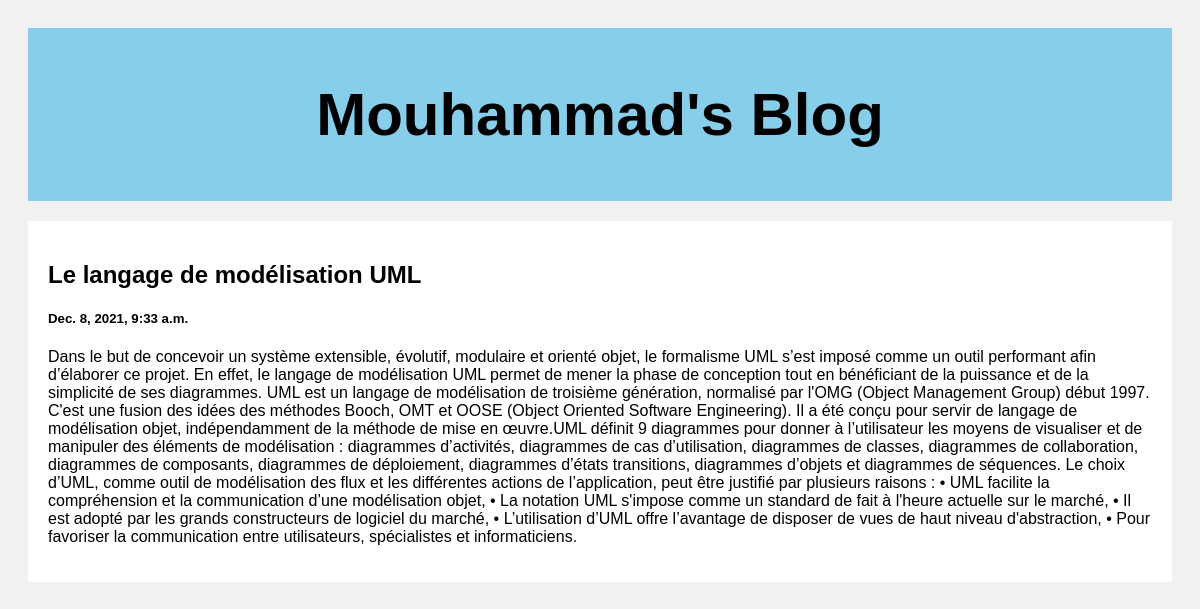
Screenshot of /post/2 with the database file from the repository.
### posts/models.py (models this page shows)
class Posts(models.Model):
    title = models.CharField(max_length=100)
    body = models.CharField(max_length=1000000)
    created_at = models.DateTimeField(default=datetime.now,blank=True)

### posts/views.py (the view)
# urls.py: path('post/<str:pk>', views.post,name='post' ),
def post(request, pk):
    post = Posts.objects.get(id=pk)
    return render(request , 'post.html',{'post':post})

### template/post.html (shortened to what this page needs)
<!DOCTYPE html>
<html>
<head>
</head>
<body>
<div class="header">
  <h2>Mouhammad's Blog</h2>
</div>
<div class="row">
  <div class="leftcolumn">
    <div class="card">
        <h2>{{post.title}}</h2>
        <h5>{{post.created_at}}</h5>
        <p>{{post.body}}</p>
    </div>
  </div>
</div>
</body>
</html>

### template/post.html (style rules this page uses)
* { box-sizing: border-box; }
body { font-family: Arial; padding: 20px; background: #f1f1f1; }
.header { padding: 2px; font-size: 40px; text-align: center; background: skyblue; }
.leftcolumn { float: left; width: 100%; }
.card { background-color: white; padding: 20px; margin-top: 20px; }
.row:after { content: ""; display: table; clear: both; }

### rows the page displays
Posts: title "Le langage de modélisation UML", created_at "Dec. 8, 2021, 9:33 a.m.", body "Dans le but de concevoir un système extensible, évolutif, modulaire et orienté objet, le formalisme UML s’est imposé comme un outil performant afin d’élaborer ce projet. En effet, le langage de modélisation UML permet de mener la phase de conception tout en bénéficiant de la puissance et de la simplicité de ses diagrammes. UML est un langage de modélisation de troisième génération, normalisé par l'OMG (Object Management Group) début 1997. C'est une fusion des idées des méthodes Booch, OMT et OOSE (Object Oriented Software Engineering). Il a été conçu pour servir de langage de modélisation objet, indépendamment de la méthode de mise en œuvre.UML définit 9 diagrammes pour donner à…"
